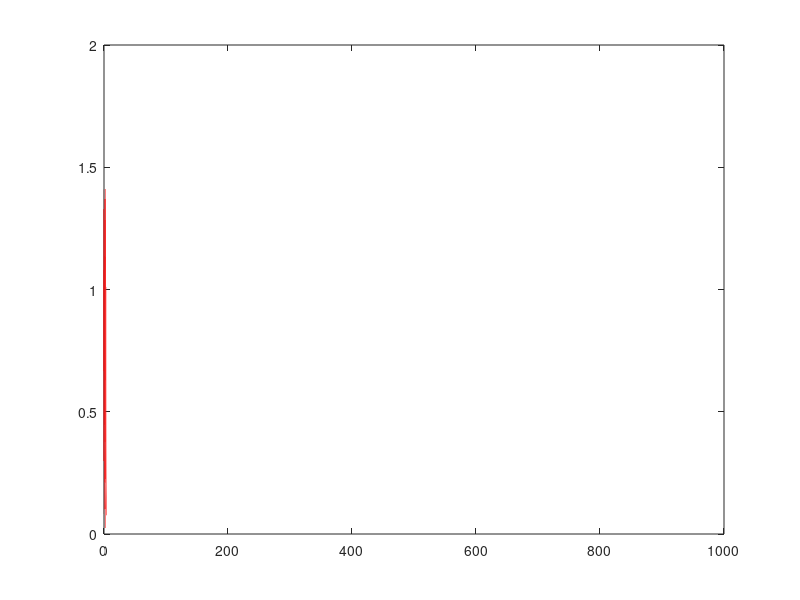

This chart was generated by the following MATLAB code:
% This code plots the Rice PDF in normalized quantity
% Written by BAIK, Kyungmin. 11/14/2016

clear

Gamma=input('Enter the power signal-to-noise ratio: ');
X=logspace(-5,3,1e6);

PDF=2*(1+Gamma)*X.*exp(-((1+Gamma)*(X.^2)+Gamma)).*besseli(0,2*sqrt(Gamma*(1+Gamma))*X);

%figure
plot(X,PDF,'r-','LineWidth',2)
% dashline(X,PDF,'k-',2,1,2,1,'LineWidth',1)
% axis([0 3 0 2])
% grid on
% xlabel('|A|/<|A|^2>^{1/2} ','FontSize',12)
% ylabel('Probability Density Function','FontSize',12)
% title('Rice Distribution','FontSize',12)


% figure
%loglog(X,PDF,'r-','LineWidth',2)
%dashline(X,PDF,2,1,2,1,'k-','LineWidth',1)
%axis([1e-2 1e2 1e-6 1e4])
%grid on
%xlabel('|A|/<|A|^2>^{1/2} ','FontSize',12)
%ylabel('Probability Density Function','FontSize',12)
%title('Rice Distribution','FontSize',12)



%xlabel('|e_{sys}|/<|e_{sys}|^2>^{1/2} ','FontSize',12)
%ylabel('Probability Density Function','FontSize',12)

%xlabel('A_{norm} ','FontSize',12)
%ylabel('p_{C,norm}(A_{norm})','FontSize',12)